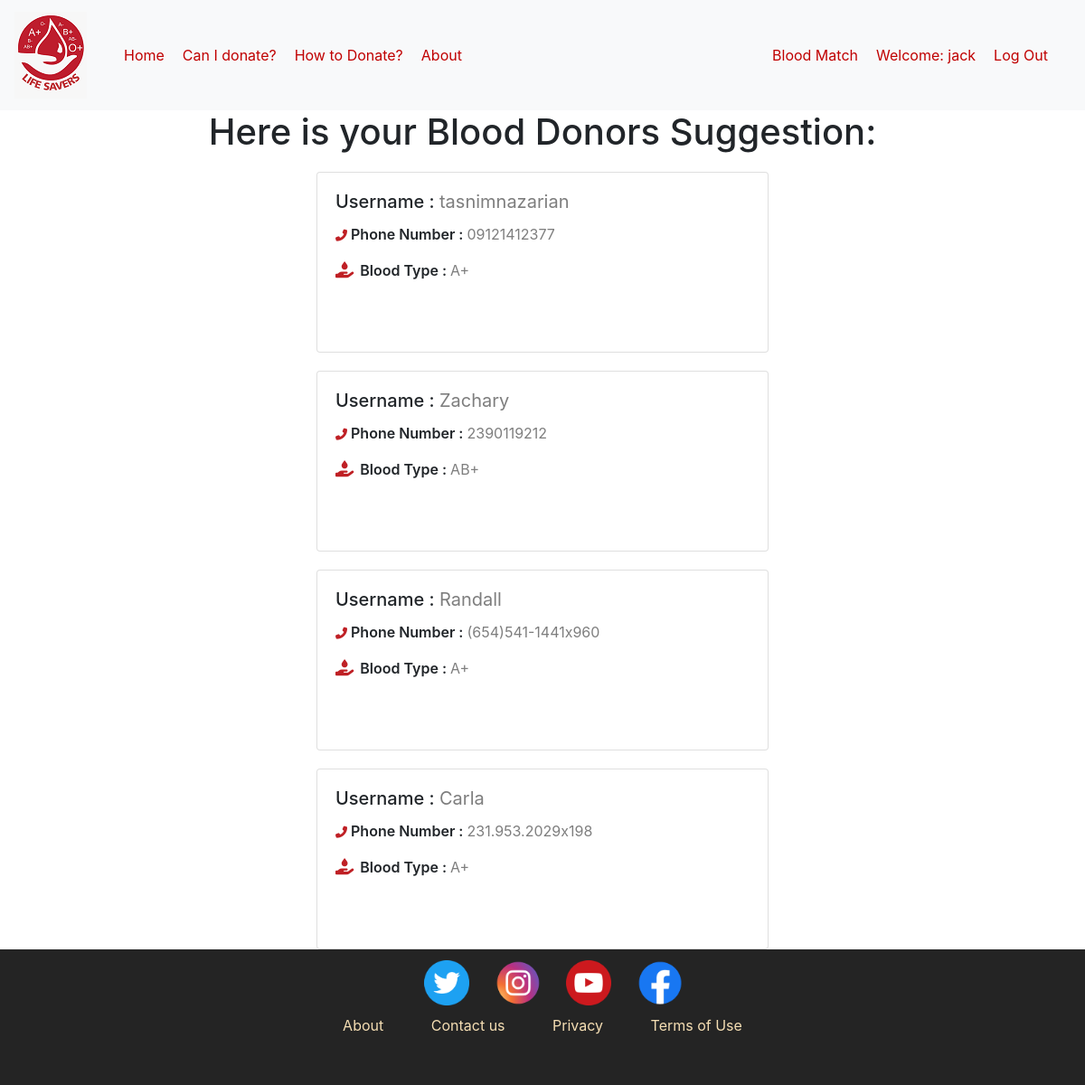
The page /accounts/mha/ (signed in) on the database its author committed.
### basicapp/models.py (models this page shows, shortened)
class UserProfile(models.Model):
    user = models.OneToOneField(User, on_delete=models.CASCADE)
    blood_type = models.CharField(max_length=2,blank=True)
    phone_regex = RegexValidator(regex=r'^\+?1?\d{9,15}$', message="Phone number must be entered in the format: '+999999999'. Up to 15 digits allowed.")
    phone_number = models.CharField(validators=[phone_regex], max_length=17, blank=True)
    description = models.TextField(blank=True)
    case =models.CharField(max_length=30,blank=True)

### basicapp/views.py (the view)
# urls.py: path('accounts/<slug:slug>/',views.detail_view,name='detail_view'),
@login_required
def detail_view(request,slug):
    user = get_object_or_404(User,username=request.user.username)
    user_data = UserProfile.objects.get(user=user)
    if (user_data.case == 'Reciver'):
        user_bloodType = donor_option[user_data.blood_type]
        user_profile = UserProfile.objects.filter(blood_type__in=user_bloodType, case__exact='Blood Donor')
    else:
        user_bloodType = reciver_option[user_data.blood_type]
        user_profile = UserProfile.objects.filter(blood_type__in=user_bloodType, case__exact='Reciver')
    context = {
        'user':user,
        'user_data':user_data,
        'user_profile':user_profile
    }
    return render(request,'basicapp/detail_view.html',context)

### basicapp/templates/basicapp/detail_view.html
{% extends 'basicapp/base.html' %}
{% load static %}
{% block csslink %}
<link rel="stylesheet" href="{% static 'css/detail_view.css' %}">
{% endblock %}
{% block body_block %}
<div class="container">
    {% if '{{user_data.case}}' == 'Reciver' %}
        <h1 style="text-align: center;">Here is your Recivers Suggestion: </h1>
    {% else %}
        <h1 style="text-align: center;">Here is your Blood Donors Suggestion: </h1>
    {% endif %}
    {% for data in user_profile %}
        <div class="card custom-card">
            <div class="card-body">
                <h5 class="card-title">Username : <span class="carddata">{{data.user}}</span></h5>
                <p class="card-text">
                    <span style=" font-size: small;" class="fas fa-phone-alt darkred"></span>  Phone Number :
                    <span class="carddata">{{ data.phone_number }}</span>
                    </p>
                <p class="card-text">
                    <span style=" font-size: large; margin-right: 3px;" class="fas fa-hand-holding-water darkred"></span>  Blood Type :
                    <span class="carddata">{{ data.blood_type }}</span>
                </p>
              </div>
        </div>
    {% endfor %}
</div>
{% endblock %}

### basicapp/templates/basicapp/base.html (shortened to what this page needs)
<!DOCTYPE html>
{% load static %}
<html lang="en">
<head>
    <link rel="stylesheet" href="https://stackpath.bootstrapcdn.com/bootstrap/4.4.1/css/bootstrap.min.css">
    <link rel="stylesheet" href="{% static 'css/master.css' %}">
    <link rel="stylesheet" href="{% static 'css/register.css' %}">
    {% block csslink %}
    {% endblock %}
</head>
<body>
    <nav class="navbar navbar-expand-lg bg-light techfont">
        <a class="navbar-brand" href="{% url 'index' %}"><img src="{% static 'images/logo.jpg' %}" alt="logo image"></a>
        <div class=" collapse navbar-collapse" id="navbarNav">
          <div class="container">
            <ul class="nav navbar-nav">
                <li class="nav-item"><a class="nav-link" href="{% url 'index' %}">Home</a></li>
                <li class="nav-item"><a class="nav-link" href="{% url 'can-i-donate' %}">Can I donate?</a></li>
                <li class="nav-item"><a class="nav-link" href="{% url 'donation_method' %}">How to Donate?</a></li>
                <li class="nav-item"><a class="nav-link" href="{% url 'about' %}">About</a></li>
            </ul>
            <ul class="nav navbar-nav navbar-expand-lg navbar-right">
                {% if user.is_authenticated %}
                <li class="nav-item"><a class="nav-link" href="{% url 'detail_view' user.username %}">Blood Match</a></li>
                <li class="nav-item"><a class="nav-link" id="userId darkred">Welcome: {{user.username}}</a></li>
                <li class="nav-item"><a class="nav-link" href="{% url 'logout' %}">Log Out</a></li>
                {% endif %}
            </ul>
          </div>
        </div>
    </nav>
        {% block body_block %}
        {% endblock %}
        <footer class="">
            <div id="social-media">
                <a href="https://www.twitter.com"><img src="{% static 'images/twitter_logo.png' %}" alt='twitter link'></a>
                <a href="https://www.instagram.com"><img src="{% static 'images/insta_logo.png' %}" alt='instagram link'></a>
                <a href="https://www.youtube.com"><img src="{% static 'images/youtube_logo.png' %}" alt='youtube link'></a>
                <a href="https://www.facebook.com"><img src="{% static 'images/fb_logo.png' %}" alt='facebook link'></a>
            </div>
            <div class="custom-about">
                <a>About</a>
                <a>Contact us</a>
                <a>Privacy</a>
                <a>Terms of Use</a>
            </div>
        </footer>
</body>

### basicapp/static/css/master.css (style rules this page uses)
nav .navbar-nav li a { color: rgb(192, 0, 0); }
.darkred { color: rgb(191, 32, 37); }
a.nav-link { padding: 0px 10px !important; }
#social-media { display: block; position: absolute; flex-direction: row; text-align: center; margin-top: 1%; width: 100%; }
#social-media img { width: 50px; height: 50px; margin-left: 2%; }
footer { position: relative !important; background-color: rgb(36, 36, 36); width: 100%; height: 150px; }
.custom-about a { font-size: medium; color: wheat; cursor: pointer; }
.custom-about { width: 100%; position: absolute; top: 4.5rem; text-align: center; }
.custom-about a { margin-left: 2%; margin-right: 2%; }

### basicapp/static/css/register.css (style rules this page uses)
.darkred { color: rgb(191, 32, 37); }

### basicapp/static/css/detail_view.css (style rules this page uses)
.custom-card { width: 500px !important; height: 200px !important; display:block !important; margin-left: auto !important; margin-right: auto !important; text-align: center !important; margin-top: 20px; text-align: left !important; }
.custom-card .card-body p { font-weight: 600; }
.carddata { font-weight: 400; color: rgb(126, 126, 126); }

### rows shown on the page
UserProfile: user "tasnimnazarian", phone_number "09121412377", blood_type "A+"
UserProfile: user "Zachary", phone_number "2390119212", blood_type "AB+"
UserProfile: user "Randall", phone_number "(654)541-1441x960", blood_type "A+"
UserProfile: user "Carla", phone_number "231.953.2029x198", blood_type "A+"

### other values the page prints
{{ user.username }} "jack"
